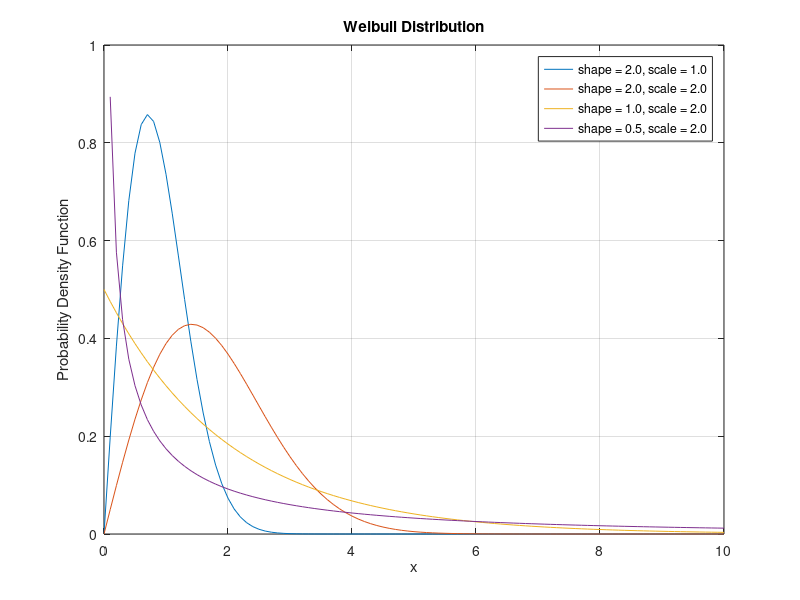

The MATLAB script that drew this image:
clear all;

x=[0:.1:10]


k1=2
l1=1
k2=2
l2=2
k3=1
l3=2
k4=.5
l4=2

for i=1:101
f1(i)=(k1/l1)*((x(i)/l1)^(k1-1))*exp(-((x(i)/l1)^k1));
f2(i)=(k2/l2)*((x(i)/l2)^(k2-1))*exp(-((x(i)/l2)^k2));
f3(i)=(k3/l3)*((x(i)/l3)^(k3-1))*exp(-((x(i)/l3)^k3));
f4(i)=(k4/l4)*((x(i)/l4)^(k4-1))*exp(-((x(i)/l4)^k4));

end


plot(x,f1,x,f2,x,f3,x,f4)
title("Weibull Distribution")
xlabel("x")
ylabel("Probability Density Function")
legend("shape = 2.0, scale = 1.0", "shape = 2.0, scale = 2.0","shape = 1.0, scale = 2.0", "shape = 0.5, scale = 2.0")
grid
saveas(gcf,'weibull.png')
